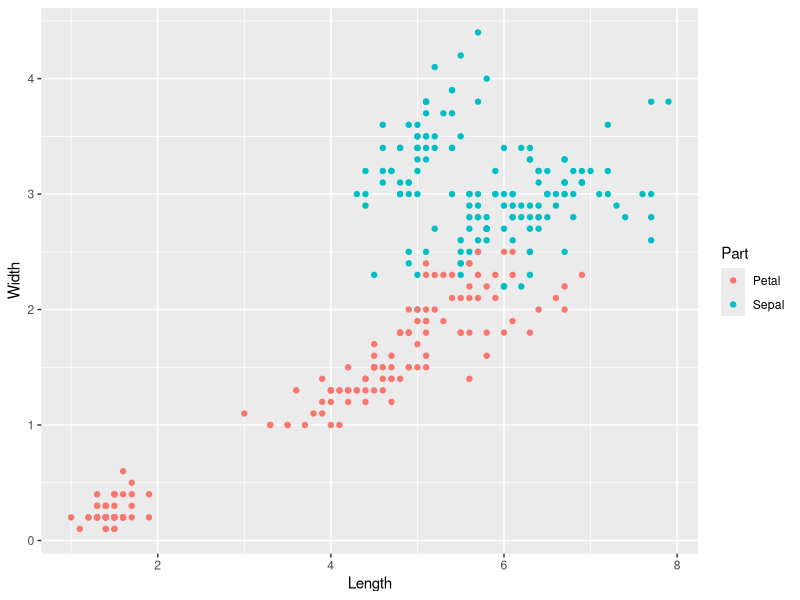

Reproduce this figure in R.
library(tidyverse)

iris %>% colnames()

iris %>%
  as_tibble() %>%
  select(contains("Sepal"), Species) -> df.sepal

df.sepal %>% 
  mutate(Part = "Sepal") %>%
  rename(Length = Sepal.Length, 
         Width = Sepal.Width) -> df.sepal_1
  
iris %>%
  as_tibble() %>%
  select(contains("Petal"), Species) -> df.petal

df.petal %>% 
  mutate(Part = "Petal") %>%
  rename(Length = Petal.Length, 
         Width = Petal.Width) -> df.petal_1

df.sepal_1 %>%
  bind_rows(df.petal_1) %>%
  select(Species, Part, Length, Width) -> iris.wide

ggplot(iris.wide, aes(Length, Width, col = Part)) + geom_point()




